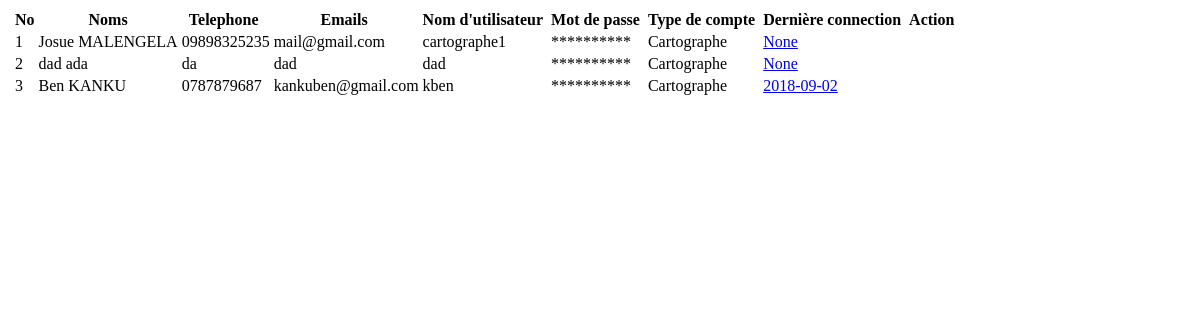
/user_data, run on an earlier commit of the app's database.
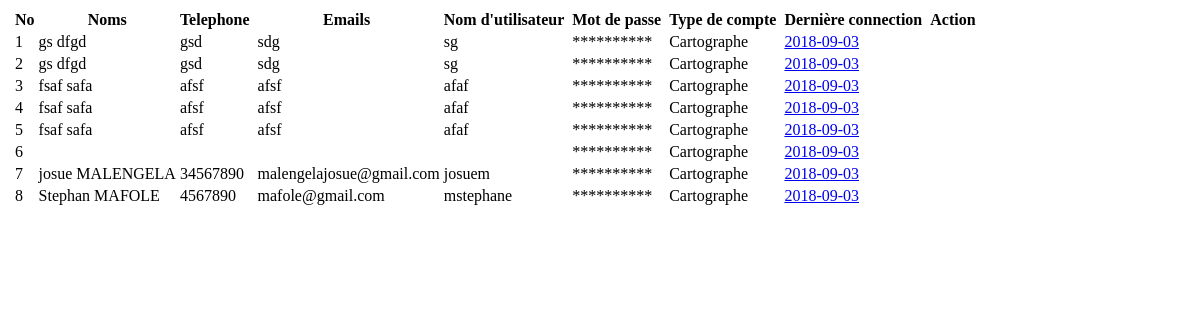
And on a later commit of the database.
### models/model.py (models this page shows, shortened)
class Utilisateur(Base):
    __tablename__='Utilisateur'
    id = Column(Integer, primary_key=True)
    nom=Column(String(50))
    prenom=Column(String(50))
    telephone = Column(String(50))
    emails=Column(String(50))
    username=Column(String(50))
    password=Column(String(50))
    type_utilisateur_id=Column(Integer,ForeignKey('Type_utilisateur.id'))
    derniere_connection = Column(Date, nullable=True, default=datetime.utcnow)
    date_creation = Column(Date, nullable=True, default=datetime.utcnow)

class Type_utilisateur(Base):
    __tablename__='Type_utilisateur'
    id = Column(Integer, primary_key=True)
    nom=Column(String(50))
    utilisateurs=relationship('Utilisateur')
    description=Column(Text)
    date_creation = Column(Date, nullable=True, default=datetime.utcnow)

### app.py (the view)
@app.route('/user_data')
def get_user():
    session = Session()
    type_utilisateur = session.query(Type_utilisateur).order_by(desc(Type_utilisateur.id))
    session.close()
    return render_template('user_data.html',typeUtilisateur=type_utilisateur)

### templates/user_data.html (shortened to what this page needs)
<div class="table-responsive">
    <table class="table table-striped jambo_table bulk_action">
        <thead>
            <tr class="headings">
                <th>
                </th>
                <th class="column-title">No </th>
                <th class="column-title">Noms</th>
                <th class="column-title">Telephone&nbsp;</th>
                <th class="column-title">Emails&nbsp;</th>
                <th class="column-title">Nom d'utilisateur&nbsp; </th>
                <th class="column-title">Mot de passe&nbsp; </th>
                <th class="column-title no-link last"><span class="nobr">Type de compte&nbsp;</span></th>
                <th class="column-title">Dernière connection&nbsp;</th>
                <th class="column-title">Action&nbsp;</th>
            </tr>
        </thead>
        <tbody>
            {% for type in typeUtilisateur %}
                {% for u in type.utilisateurs %}
                <tr class="even pointer">
                    <td class="a-center ">
                    </td>
                    <td class=" ">{{loop.index}}</td>
                    <td class=" ">{{u.prenom}}&nbsp;{{u.nom}}</td>
                    <td class=" ">{{u.telephone}}</td>
                    <td class=" ">{{u.emails}} </td>
                    <td class=" ">{{u.username}}</td>
                    <td class=" ">**********</td>
                    <td class="a-right a-right ">{{type.nom}}</td>
                    <td class=" last"><a href="#">{{u.derniere_connection}}</a>
                    </td>
                    <td class=" last"><a href="#"></a>
                    </td>
                </tr>
                {% endfor %}
            {% endfor %}
        </tbody>
    </table>
</div>

What changed in the data, as far as the page shows it:
removed Utilisateur: prenom "Josue", nom "MALENGELA", telephone "09898325235", emails "mail@gmail.com", username "cartographe1", {{ type.nom }} "Cartographe", derniere_connection "None"
removed Utilisateur: prenom "dad", nom "ada", telephone "da", emails "dad", username "dad", {{ type.nom }} "Cartographe", derniere_connection "None"
removed Utilisateur: prenom "Ben", nom "KANKU", telephone "0787879687", emails "kankuben@gmail.com", username "kben", {{ type.nom }} "Cartographe", derniere_connection "2018-09-02"
added Utilisateur: prenom "gs", nom "dfgd", telephone "gsd", emails "sdg", username "sg", {{ type.nom }} "Cartographe", derniere_connection "2018-09-03"
added Utilisateur: prenom "gs", nom "dfgd", telephone "gsd", emails "sdg", username "sg", {{ type.nom }} "Cartographe", derniere_connection "2018-09-03"
added Utilisateur: prenom "fsaf", nom "safa", telephone "afsf", emails "afsf", username "afaf", {{ type.nom }} "Cartographe", derniere_connection "2018-09-03"
added Utilisateur: prenom "fsaf", nom "safa", telephone "afsf", emails "afsf", username "afaf", {{ type.nom }} "Cartographe", derniere_connection "2018-09-03"
added Utilisateur: prenom "fsaf", nom "safa", telephone "afsf", emails "afsf", username "afaf", {{ type.nom }} "Cartographe", derniere_connection "2018-09-03"
added Utilisateur: {{ type.nom }} "Cartographe", derniere_connection "2018-09-03"
added Utilisateur: prenom "josue", nom "MALENGELA", telephone "34567890", emails "malengelajosue@gmail.com", username "josuem", {{ type.nom }} "Cartographe", derniere_connection "2018-09-03"
added Utilisateur: prenom "Stephan", nom "MAFOLE", telephone "4567890", emails "mafole@gmail.com", username "mstephane", {{ type.nom }} "Cartographe", derniere_connection "2018-09-03"
